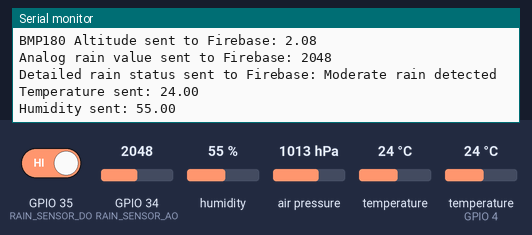
Bench run of a sketch on a simulated ESP32. Parts: the last lines printed to the serial monitor. The test bench sets the inputs (shaded band); at power-on: GPIO 34 (RAIN_SENSOR_AO) = 2048, GPIO 35 (RAIN_SENSOR_DO) HIGH, humidity 55 %, air pressure 1013 hPa, temperature 24 °C, temperature (sensor on GPIO 4) 24 °C. WiFi joins after 1.5 s; servers stay silent unless stated.

Above: at 3.2 s.
3.3 s: GPIO 34 (RAIN_SENSOR_AO) set to 1940
At 4.11 s:
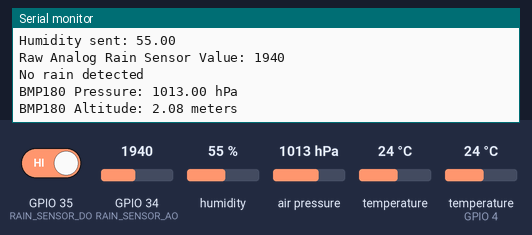
8.0 s: GPIO 35 (RAIN_SENSOR_DO) driven LOW
13.2 s: GPIO 34 (RAIN_SENSOR_AO) set to 960
At 13.97 s:
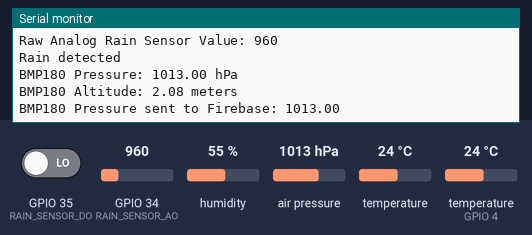
17.7 s: GPIO 34 (RAIN_SENSOR_AO) set to 3040
At 18.0 s:
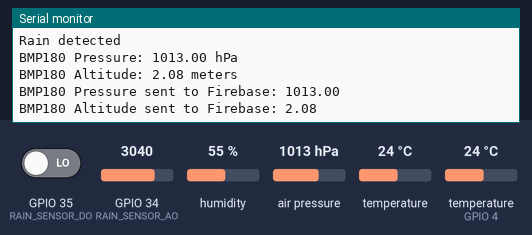
23.5 s: humidity set to 22 %
At 23.96 s:
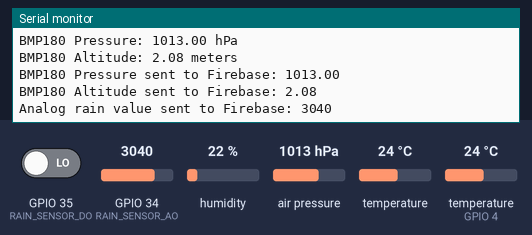
26.1 s: air pressure set to 952 hPa
At 26.21 s:
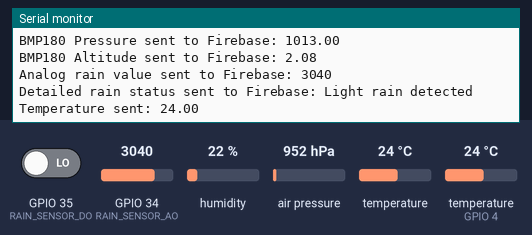
Timing chart, 0 to 29.1 s (numbered marks = the images above; inputs shaded):
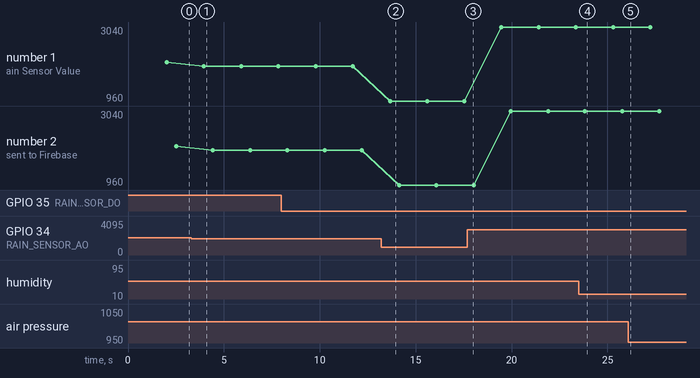

The sketch:

Tarp-DHT.ino
```cpp
#include <WiFi.h>
#include <FirebaseESP32.h>
#include <DHT.h>
#include <Wire.h>
#include <Adafruit_Sensor.h>
#include <Adafruit_BMP085_U.h>


#define WIFI_SSID "Saran" //"TATA WIFI_2.4GHz"  //Dell2015//
#define WIFI_PASSWORD "12345678"//"ssss@2003"     //"vishwa0909009"//

#define DHTPIN 4       // Pin where DHT11 is connected
#define DHTTYPE DHT11  // DHT11 sensor
DHT dht(DHTPIN, DHTTYPE);

#define RAIN_SENSOR_AO 34  // Analog pin connected to AO of the rain sensor
#define RAIN_SENSOR_DO 35  // Digital pin connected to DO of the rain sensor

Adafruit_BMP085_Unified bmp = Adafruit_BMP085_Unified(10085);

FirebaseData firebaseData;
FirebaseConfig config;

// Define thresholds for rain detection
#define NO_RAIN_THRESHOLD 4095    // No rain
#define LIGHT_RAIN_THRESHOLD 3000  // Light rain
#define MODERATE_RAIN_THRESHOLD 2000 // Moderate rain
#define HEAVY_RAIN_THRESHOLD 1000   // Heavy rain


void setup() {
  Serial.begin(115200);
  dht.begin();

  WiFi.begin(WIFI_SSID, WIFI_PASSWORD);
  while (WiFi.status() != WL_CONNECTED) {
    delay(1000);
    Serial.println("Connecting to WiFi...");
  }
  Serial.println("Connected to WiFi");
  config.host = "tarp-7b4b0-default-rtdb.firebaseio.com";
  config.signer.tokens.legacy_token = "j4FEiLeVxN8WnFaQFo5r7AT7amPRCH0OfbYPV5ZW";

  Firebase.begin(&config, NULL);  // Pass the config and no auth
  Firebase.reconnectWiFi(true);

  // Check Firebase connection status
  if (Firebase.ready()) {
    Serial.println("Firebase is ready!");
  } else {
    Serial.println("Firebase connection failed!");
  }

  pinMode(RAIN_SENSOR_DO, INPUT);

  if (!bmp.begin()) {
    Serial.println("BMP180 not detected.");
    while (1);
  }
}

void loop() {
  float temp = dht.readTemperature();
  float humidity = dht.readHumidity();
  int rainAnalogValue = analogRead(RAIN_SENSOR_AO);
  Serial.print("Raw Analog Rain Sensor Value: ");
  Serial.println(rainAnalogValue);

  int rainDigitalValue = digitalRead(RAIN_SENSOR_DO);
  String rainStatus = (rainDigitalValue == LOW) ? "Rain detected" : "No rain detected";
  Serial.println(rainStatus);

  // Determine rain status based on thresholds
  String detailedRainStatus;
  if (rainAnalogValue >= NO_RAIN_THRESHOLD) {
    detailedRainStatus = "No rain";
  } else if (rainAnalogValue >= LIGHT_RAIN_THRESHOLD) {
    detailedRainStatus = "Light rain detected";
  } else if (rainAnalogValue >= MODERATE_RAIN_THRESHOLD) {
    detailedRainStatus = "Moderate rain detected";
  } else if (rainAnalogValue >= HEAVY_RAIN_THRESHOLD) {
    detailedRainStatus = "Heavy rain detected";
  } else {
    detailedRainStatus = "Sensor fully wet";
  }

  // BMP180 sensor readings
  sensors_event_t event;
  bmp.getEvent(&event);

  if (event.pressure) {
    float bmpTemperature;
    bmp.getTemperature(&bmpTemperature);

    float pressure = event.pressure;
    float altitude = bmp.pressureToAltitude(SENSORS_PRESSURE_SEALEVELHPA, event.pressure);

    // Log BMP180 sensor values
    // Serial.print("BMP180 Temperature: ");
    // Serial.print(bmpTemperature);
    // Serial.println(" C");

    Serial.print("BMP180 Pressure: ");
    Serial.print(pressure);
    Serial.println(" hPa");

    Serial.print("BMP180 Altitude: ");
    Serial.print(altitude);
    Serial.println(" meters");

    // Send BMP180 data to Firebase
    // if (Firebase.setFloat(firebaseData, "/sensors/bmp_temperature", bmpTemperature)) {
    //   Serial.println("BMP180 Temperature sent to Firebase: " + String(bmpTemperature));
    // }
    if (Firebase.setFloat(firebaseData, "/sensors/pressure", pressure)) {
      Serial.println("BMP180 Pressure sent to Firebase: " + String(pressure));
    }
    if (Firebase.setFloat(firebaseData, "/sensors/altitude", altitude)) {
      Serial.println("BMP180 Altitude sent to Firebase: " + String(altitude));
    }
  }

  // Send rain data to Firebase
  if (Firebase.setInt(firebaseData, "/sensors/rain_analog", rainAnalogValue)) {
    Serial.println("Analog rain value sent to Firebase: " + String(rainAnalogValue));
  }

  if (Firebase.setString(firebaseData, "/sensors/rain_status", detailedRainStatus)) {
    Serial.println("Detailed rain status sent to Firebase: " + detailedRainStatus);
  }
//DHT logic
  if (!isnan(temp) && !isnan(humidity)) {
    if (Firebase.setFloat(firebaseData, "/sensors/temperature", temp)) {
      Serial.println("Temperature sent: " + String(temp));
    }
    if (Firebase.setFloat(firebaseData, "/sensors/humidity", humidity)) {
      Serial.println("Humidity sent: " + String(humidity));
    }
  } else {
    Serial.println("Failed to read from DHT sensor!");
  }


  delay(1000);  // Delay for 2 seconds before next read
}
```

Measured:
- the behaviour switches between 2000 and 1999 on GPIO 34 (RAIN_SENSOR_AO) (found by bisection; images 0 and 1)
- after the input at 3.3 s, the serial monitor: prints a new line after 0.65 s (image 1)
- after the input at 13.2 s, the serial monitor: prints a new line after 0.47 s (image 2)
- plotted number 1: 2048 → 1940 after the input at 3.3 s, 1940 → 960 after the input at 13.2 s, 960 → 3040 after the input at 17.7 s
- plotted number 2: 2048 → 1940 after the input at 3.3 s, 1940 → 960 after the input at 13.2 s, 960 → 3040 after the input at 17.7 s
